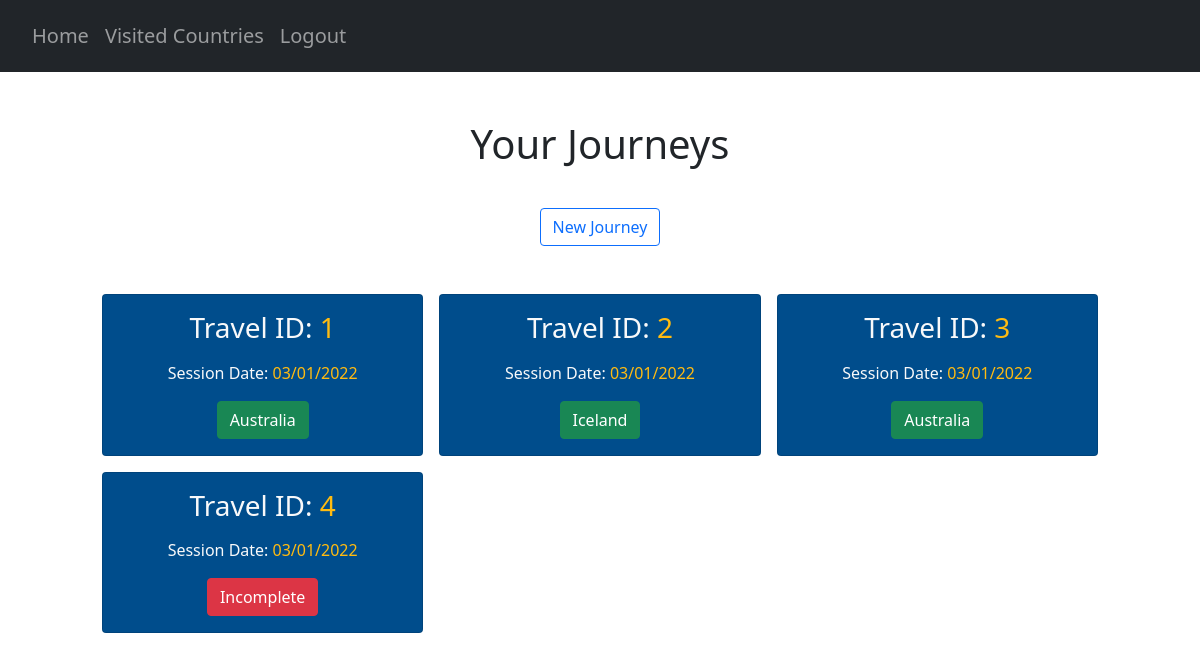
/journeys (signed in), run on the app's committed database.
### website/models.py (models this page shows)
class Country(db.Model):
    country_code = db.Column(db.String(3), primary_key=True)
    country_name = db.Column(db.String(150), unique=True)

### website/views.py (the view)
@views.route("/journeys", methods=["GET"])
@login_required
def journey():
    countries = Country.query.all()
    AllCountries = {}
    for country in countries:
        AllCountries[country.country_code] = country.country_name
    x = select(UserTravelScore)\
            .where(UserTravelScore.user_id == current_user.id)
    result = db.session.connection().execute(x)
    result = result.fetchall()
    travel_sessions = []
    for travel in result:
        num_country_scores = 0
        travelID = travel[1]
        dateAdded = travel[2]
        dateString = dateAdded.strftime("%d/%m/%Y")
        countries_X = select(UserCountryScore)\
            .where(UserCountryScore.user_id == current_user.id, UserCountryScore.travel_id == travelID)
        result_countries = db.session.connection().execute(countries_X)
        result_travels = result_countries.fetchall()
        if result_travels == []:
            travel_sessions.append((travelID, dateString, {'Status': 'Incomplete'}))
        else:
            for country_score in result_travels:
                num_country_scores += 1
            if num_country_scores == 197:
                country_scores_x = select(UserCountryScore)\
                    .where(UserCountryScore.user_id == current_user.id, UserCountryScore.travel_id == travelID)\
                    .order_by(UserCountryScore.total_score.desc())
                result_best_countries = db.session.connection().execute(country_scores_x)
                result_all_countries = result_best_countries.fetchall()
                result_top_country = result_all_countries[0][2]
                country_codes_to_filter = []
                for result in result_all_countries:
                    country_codes_to_filter.append(result[2])
                filtered_country_codes = filterPrevCountries(country_codes_to_filter, travelID)
                top_filtered_country_code = filtered_country_codes[0]
                top_country_name = AllCountries[top_filtered_country_code]
                travel_sessions.append((travelID, dateString, {'Top Country': top_country_name}))
            else:
                print("Incomplete - possible server error")
                travel_sessions.append((travelID, dateString, {'Status': 'Incomplete'}))
    return render_template("journeys.html", user=current_user, journeys=travel_sessions)

### website/__init__.py (called while the page is built)
def create_app():
    app = Flask(__name__)
    app.config['SECRET_KEY'] = 'pog'
    app.config['SQLALCHEMY_DATABASE_URI'] = f'sqlite:///{DB_NAME}'
    db.init_app(app)
    from .views import views
    from .auth import auth
    app.register_blueprint(views, url_prefix='/')
    app.register_blueprint(auth, url_prefix='/')
    from .models import User, Country, UserCountry, Safety, Cost, CulturalValue, CovidRestrictions
    create_database(app)
    login_manager = LoginManager()
    login_manager.login_view = 'auth.login'
    login_manager.init_app(app)
    @login_manager.user_loader
    def load_user(id):
        return User.query.get(int(id))
    return app

### website/questionHandler.py (called while the page is built)
def doesUserWantThisCountry(countryCode):
    countries = UserCountry.query.all()
    users_countries = []
    for country in countries:
        if country.user_id == current_user.id:
            users_countries.append(country.country_code)
    for country in users_countries:
        if countryCode in users_countries:
            return True
        else:
            return False

def filterPrevCountries(codes, travelID):
    try:
        current_travel = UserTravelScore.query.get((current_user.id, travelID))
    except (sqlite3.IntegrityError, sqlalchemy.exc.IntegrityError) as e:
        print(e)
    prev_countries = getattr(current_travel, "prev_countries")
    if prev_countries == True:
        return codes
    else:
        suggestionsStream = filter(lambda x:not(doesUserWantThisCountry(x)), codes)
        suggestionsStream = list(suggestionsStream)
        return suggestionsStream

### website/templates/journeys.html (shortened to what this page needs)
{% extends "base.html" %} {% block title %}Journeys{% endblock %}
{% block content %}
<div class="container pt-5">
      <h1 align="center">Your Journeys</h1>
</div>
<div class="container pt-3" align="center">
    <button type="submit" class="btn btn-outline-primary mt-3 newJourney">New Journey</button>
</div>
<section class="p-5">
    <div class="container">
        <div class="row text-center g-3">
            {% for travel in journeys %}
            {% for journeyS, journeyT in travel[2].items() %}
            <div class="col-4">
                <div class="card cardTravel text-light">
                    <div class="card-body text-center">
                        <h3 class="card-title mb-3">
                            Travel ID: <span style="color:#ffbb11">{{ travel[0] }}</span>
                        </h3>
                        <p class="card-text">
                            Session Date: <span style="color:#ffbb11">{{ travel[1] }}</span>
                        </p>
                        {% if journeyT == "Incomplete" %}
                        <button class="btn btn-danger travel" id="{{ travel[0] }}">Incomplete</button>
                        {% else %}
                        <button class="btn btn-success travel" id="{{ travel[0] }}">{{ journeyT }}</button>
                        {% endif %}
                    </div>
                </div>
            </div>
            {% endfor %}
            {% endfor %}
        </div>
    </div>
</section>
{% endblock %}

### website/templates/base.html (shortened to what this page needs)
<!DOCTYPE html>
<html>
    <head>
        <link
            rel="stylesheet"
            href="https://stackpath.bootstrapcdn.com/bootstrap/4.4.1/css/bootstrap.min.css"
        />
        <link
            rel="stylesheet"
            href="https://stackpath.bootstrapcdn.com/font-awesome/4.7.0/css/font-awesome.min.css"
        />
        <link rel="stylesheet" href="https://cdn.jsdelivr.net/npm/bootstrap-icons@1.3.0/font/bootstrap-icons.css">
        <link href="https://cdn.jsdelivr.net/npm/bootstrap@5.0.2/dist/css/bootstrap.min.css"
              rel="stylesheet"
        />
        <link href="https://cdn.jsdelivr.net/npm/tom-select@2.0.0-rc.4/dist/css/tom-select.css" rel="stylesheet">
        <script type="text/javascript" src="https://cdnjs.cloudflare.com/ajax/libs/jquery/3.1.1/jquery.min.js"></script>        <link rel="stylesheet" type="text/css" href="/static/extra.css">
    </head>
    <body>
        <section>
            <nav class="navbar navbar-expand-lg bg-dark navbar-dark py-3 ">
                <div class="collapse navbar-collapse" id="navbar">
                    <div class="navbar-nav pl-2 h5">
                        <ul class="navbar-nav">
                            {% if user.is_authenticated %}
                            <li class="nav-item">
                                <a class="nav-link" id="home" href="/">Home</a>
                            </li>
                            <li class="nav-item">
                                <a class="nav-link" id="prev-countries" href="/countries">Visited Countries</a>
                            </li>
                            <li class="nav-item">
                                <a class="nav-link" id="logout" href="/logout">Logout</a>
                            </li>
                            {% endif %}
                        </ul>
                    </div>
                </div>
            </nav>
        </section>
        {% if request.url == "http://127.0.0.1:5000/" %}
            {% block homepage %}
            {% endblock %}
        {% elif request.url == "http://127.0.0.1:5000/countries" %}
            {% block countriespage %}
            {% endblock %}
        {% else %}
            <div class="container" id="main">
            {% block content %}
            {% endblock %}
            </div>
        {% endif %}
    </body>
</html>

### website/static/extra.css (style rules this page uses)
.cardTravel { background-color: #004d8c; }

### data on the page
Country: travel "1", travel "03/01/2022", country_name "Australia", travel "3"
Country: travel "2", travel "03/01/2022", country_name "Iceland"

### other printed values
{{ travel[0] }} "4"
{{ travel[1] }} "03/01/2022"
